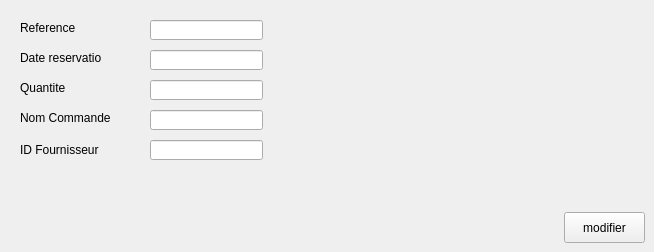
          <widget class="QWidget" name="tab_26">
           <attribute name="title">
            <string>Modification</string>
           </attribute>
           <widget class="QLineEdit" name="lineEdit_ref_2">
            <property name="geometry">
             <rect>
              <x>150</x>
              <y>20</y>
              <width>113</width>
              <height>20</height>
             </rect>
            </property>
            <property name="styleSheet">
             <string notr="true"/>
            </property>
           </widget>
           <widget class="QLineEdit" name="lineEdit_d">
            <property name="geometry">
             <rect>
              <x>150</x>
              <y>50</y>
              <width>113</width>
              <height>20</height>
             </rect>
            </property>
            <property name="styleSheet">
             <string notr="true"/>
            </property>
           </widget>
           <widget class="QLineEdit" name="lineEdit_3">
            <property name="geometry">
             <rect>
              <x>150</x>
              <y>80</y>
              <width>113</width>
              <height>20</height>
             </rect>
            </property>
            <property name="styleSheet">
             <string notr="true"/>
            </property>
           </widget>
           <widget class="QLabel" name="label_55">
            <property name="geometry">
             <rect>
              <x>20</x>
              <y>20</y>
              <width>61</width>
              <height>16</height>
             </rect>
            </property>
            <property name="styleSheet">
             <string notr="true"/>
            </property>
            <property name="text">
             <string>Reference</string>
            </property>
           </widget>
           <widget class="QLabel" name="label_56">
            <property name="geometry">
             <rect>
              <x>20</x>
              <y>50</y>
              <width>81</width>
              <height>16</height>
             </rect>
            </property>
            <property name="styleSheet">
             <string notr="true"/>
            </property>
            <property name="text">
             <string>Date reservation</string>
            </property>
           </widget>
           <widget class="QLabel" name="label_57">
            <property name="geometry">
             <rect>
              <x>20</x>
              <y>80</y>
              <width>61</width>
              <height>16</height>
             </rect>
            </property>
            <property name="styleSheet">
             <string notr="true">
</string>
            </property>
            <property name="text">
             <string>Quantite</string>
            </property>
           </widget>
           <widget class="QPushButton" name="pushButton">
            <property name="geometry">
             <rect>
              <x>564</x>
              <y>212</y>
              <width>81</width>
              <height>31</height>
             </rect>
            </property>
            <property name="styleSheet">
             <string notr="true">
</string>
            </property>
            <property name="text">
             <string>modifier</string>
            </property>
           </widget>
           <widget class="QLineEdit" name="lineEdit_nomc">
            <property name="geometry">
             <rect>
              <x>150</x>
              <y>110</y>
              <width>113</width>
              <height>20</height>
             </rect>
            </property>
            <property name="styleSheet">
             <string notr="true"/>
            </property>
           </widget>
           <widget class="QLabel" name="label_58">
            <property name="geometry">
             <rect>
              <x>20</x>
              <y>110</y>
              <width>101</width>
              <height>16</height>
             </rect>
            </property>
            <property name="styleSheet">
             <string notr="true"/>
            </property>
            <property name="text">
             <string>Nom Commande</string>
            </property>
           </widget>
           <widget class="QLineEdit" name="lineEdit_iddd">
            <property name="geometry">
             <rect>
              <x>150</x>
              <y>140</y>
              <width>113</width>
              <height>20</height>
             </rect>
            </property>
            <property name="styleSheet">
             <string notr="true"/>
            </property>
           </widget>
           <widget class="QLabel" name="label_59">
            <property name="geometry">
             <rect>
              <x>20</x>
              <y>140</y>
              <width>81</width>
              <height>20</height>
             </rect>
            </property>
            <property name="styleSheet">
             <string notr="true"/>
            </property>
            <property name="text">
             <string>ID Fournisseur</string>
            </property>
           </widget>
          </widget>
